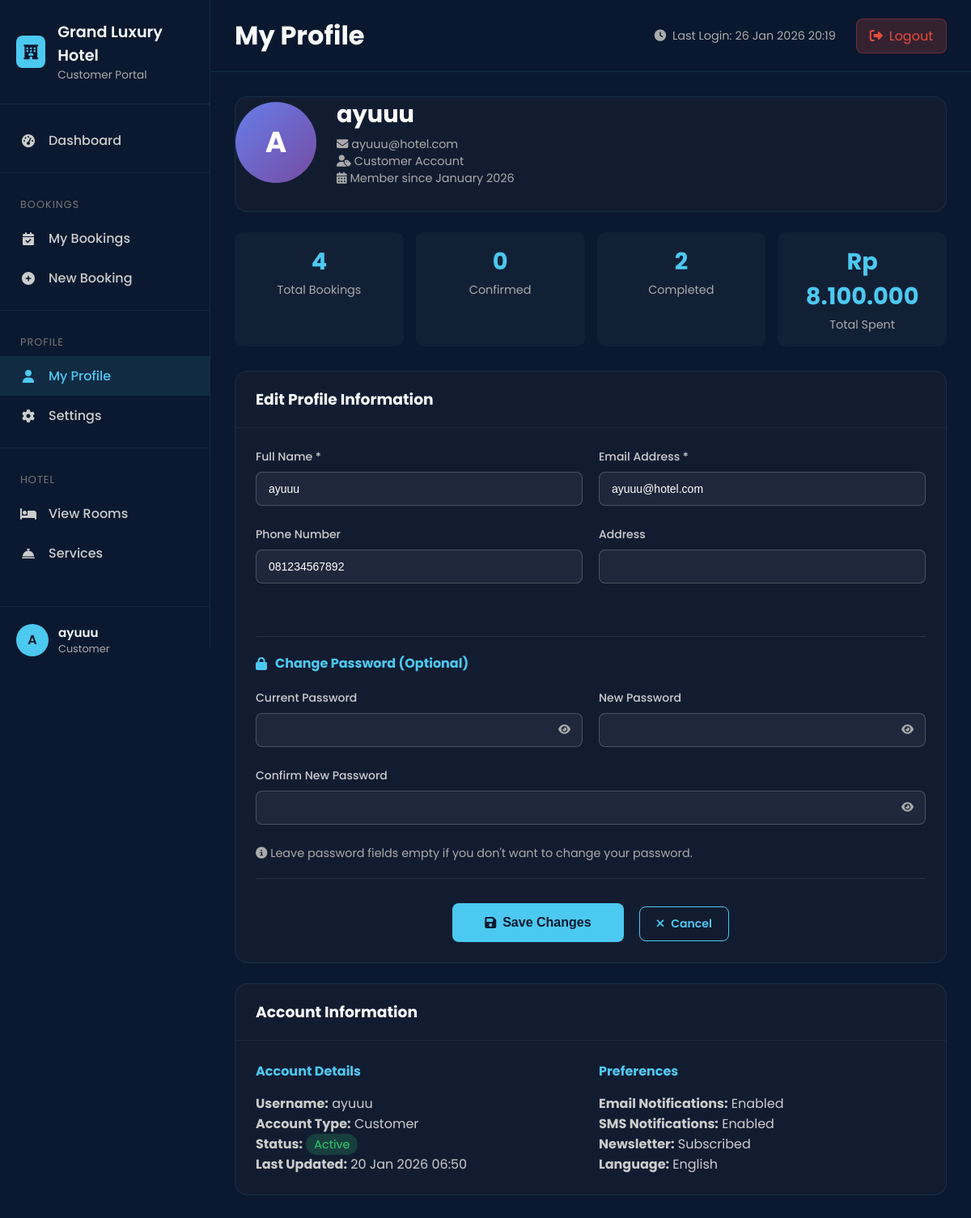
/customer/profil.php (signed in), run on the app's committed database.
### tables this page shows
CREATE TABLE `settings` (
  `id` int(11) NOT NULL,
  `setting_key` varchar(100) NOT NULL,
  `setting_value` text DEFAULT NULL,
  `setting_group` varchar(50) DEFAULT 'general',
  `description` text DEFAULT NULL,
  `created_at` timestamp NOT NULL DEFAULT current_timestamp(),
  `updated_at` timestamp NOT NULL DEFAULT current_timestamp() ON UPDATE current_timestamp()
);

CREATE TABLE `users` (
  `id` int(11) NOT NULL,
  `username` varchar(50) NOT NULL,
  `password` varchar(255) NOT NULL,
  `email` varchar(100) NOT NULL,
  `full_name` varchar(100) DEFAULT NULL,
  `phone` varchar(20) DEFAULT NULL,
  `profile_picture` varchar(255) DEFAULT NULL,
  `role` enum('admin','receptionist','customer') DEFAULT 'customer',
  `status` enum('active','inactive','suspended') DEFAULT 'active',
  `created_at` timestamp NOT NULL DEFAULT current_timestamp(),
  `last_login` timestamp NULL DEFAULT NULL
);

### includes/config.php (called while the page is built, shortened)
<?php
try {
    $conn = new mysqli(DB_HOST, DB_USER, DB_PASS);
    $create_db = "CREATE DATABASE IF NOT EXISTS " . DB_NAME . " DEFAULT CHARACTER SET utf8mb4 COLLATE utf8mb4_general_ci";
    if ($conn->query($create_db) === TRUE) {
        $conn->select_db(DB_NAME);
    } else {
        die("Error creating database: " . $conn->error);
    }
    $conn->set_charset("utf8mb4");
} catch (Exception $e) {
    die("Database connection failed: " . $e->getMessage());
}
function formatCurrency($amount) {
    return 'Rp ' . number_format($amount, 0, ',', '.');
}
function getSetting($conn, $key) {
    $stmt = $conn->prepare("SELECT setting_value FROM settings WHERE setting_key = ?");
    if ($stmt) {
        $stmt->bind_param("s", $key);
        $stmt->execute();
        $result = $stmt->get_result();
        if ($row = $result->fetch_assoc()) {
            return $row['setting_value'];
        }
    }
    return '';
}
$hotel_name = getSetting($conn, 'hotel_name') ?: 'Grand Luxury Hotel';
?>

### customer/profil.php (the view, shortened to what this page needs)
<?php
require_once '../includes/config.php';
$user_id = $_SESSION['user_id'];
$page_title = 'My Profile';
$customer_sql = "SELECT * FROM users WHERE id = ?";
$customer_stmt = $conn->prepare($customer_sql);
$customer_stmt->bind_param("i", $user_id);
$customer_stmt->execute();
$customer_result = $customer_stmt->get_result();
$customer = $customer_result->fetch_assoc();
?>
<!DOCTYPE html>
<html lang="id">
<head>
    <link rel="stylesheet" href="https://cdnjs.cloudflare.com/ajax/libs/font-awesome/6.4.0/css/all.min.css">
</head>
<body>
    <div class="customer-wrapper">
        <aside class="sidebar">
            <div class="sidebar-header">
                <div class="sidebar-logo">
                    <i class="fas fa-hotel"></i>
                </div>
                <div class="sidebar-title">
                    <h3><?= htmlspecialchars($hotel_name) ?></h3>
                    <p>Customer Portal</p>
                </div>
            </div>
            <nav class="sidebar-nav">
                <a href="dashboard.php" class="nav-item">
                    <i class="fas fa-tachometer-alt"></i>
                    <span>Dashboard</span>
                </a>
                <div class="nav-divider"></div>
                <div class="nav-group">
                    <p class="nav-label">BOOKINGS</p>
                    <a href="bookings.php" class="nav-item">
                        <i class="fas fa-calendar-check"></i>
                        <span>My Bookings</span>
                    </a>
                    <a href="new-booking.php" class="nav-item">
                        <i class="fas fa-plus-circle"></i>
                        <span>New Booking</span>
                    </a>
                </div>
                <div class="nav-divider"></div>
                <div class="nav-group">
                    <p class="nav-label">PROFILE</p>
                    <a href="profile.php" class="nav-item active">
                        <i class="fas fa-user"></i>
                        <span>My Profile</span>
                    </a>
                    <a href="settings.php" class="nav-item">
                        <i class="fas fa-cog"></i>
                        <span>Settings</span>
                    </a>
                </div>
                <div class="nav-divider"></div>
                <div class="nav-group">
                    <p class="nav-label">HOTEL</p>
                    <a href="rooms.php" class="nav-item">
                        <i class="fas fa-bed"></i>
                        <span>View Rooms</span>
                    </a>
                    <a href="services.php" class="nav-item">
                        <i class="fas fa-concierge-bell"></i>
                        <span>Services</span>
                    </a>
                </div>
            </nav>
            <div class="sidebar-footer">
                <div class="user-menu">
                    <div class="user-avatar">
                        <?= strtoupper(substr($customer['full_name'], 0, 1)) ?>
                    </div>
                    <div class="user-info">
                        <div class="user-name"><?= htmlspecialchars($customer['full_name']) ?></div>
                        <div class="user-role"><?= ucfirst($customer['role']) ?></div>
                    </div>
                </div>
            </div>
        </aside>
        <main class="main-content">
            <header class="top-header">
                <div class="header-left">
                    <h1><?= htmlspecialchars($page_title) ?></h1>
                </div>
                <div class="header-right">
                    <div class="last-login">
                        <i class="fas fa-clock"></i>
                        Last Login: <?= $customer['last_login'] ? date('d M Y H:i', strtotime($customer['last_login'])) : 'First login' ?>
                    </div>
                    <a href="../logout.php" class="logout-btn">
                        <i class="fas fa-sign-out-alt"></i> Logout
                    </a>
                </div>
            </header>
            <div class="content-area">
                <div class="card">
                    <div class="profile-header">
                        <div class="profile-avatar">
                            <?= strtoupper(substr($customer['full_name'], 0, 1)) ?>
                        </div>
                        <div class="profile-info">
                            <h2><?= htmlspecialchars($customer['full_name']) ?></h2>
                            <p><i class="fas fa-envelope"></i> <?= htmlspecialchars($customer['email']) ?></p>
                            <p><i class="fas fa-user-tag"></i> <?= ucfirst($customer['role']) ?> Account</p>
                            <p><i class="fas fa-calendar-alt"></i> Member since <?= date('F Y', strtotime($customer['created_at'])) ?></p>
                        </div>
                    </div>
                </div>
                <?php
                $stats_sql = "SELECT
                    COUNT(*) as total_bookings,
                    SUM(CASE WHEN booking_status = 'confirmed' THEN 1 ELSE 0 END) as confirmed,
                    SUM(CASE WHEN booking_status = 'checked_out' THEN 1 ELSE 0 END) as completed,
                    SUM(final_price) as total_spent
                    FROM bookings
                    WHERE user_id = ?";
                $stats_stmt = $conn->prepare($stats_sql);
                $stats_stmt->bind_param("i", $user_id);
                $stats_stmt->execute();
                $stats_result = $stats_stmt->get_result();
                $stats = $stats_result->fetch_assoc();
                ?>
                <div class="profile-stats">
                    <div class="stat-item">
                        <span class="stat-number"><?= $stats['total_bookings'] ?? 0 ?></span>
                        <span class="stat-label">Total Bookings</span>
                    </div>
                    <div class="stat-item">
                        <span class="stat-number"><?= $stats['confirmed'] ?? 0 ?></span>
                        <span class="stat-label">Confirmed</span>
                    </div>
                    <div class="stat-item">
                        <span class="stat-number"><?= $stats['completed'] ?? 0 ?></span>
                        <span class="stat-label">Completed</span>
                    </div>
                    <div class="stat-item">
                        <span class="stat-number"><?= formatCurrency($stats['total_spent'] ?? 0) ?></span>
                        <span class="stat-label">Total Spent</span>
                    </div>
                </div>
                <div class="card">
                    <div class="card-header">
                        <h3>Edit Profile Information</h3>
                    </div>
                    <div class="card-body">
                        <form method="POST" id="profileForm">
                            <div class="form-row">
                                <div class="form-group">
                                    <label class="form-label">Full Name *</label>
                                    <input type="text" name="full_name" class="form-control"
                                           value="<?= htmlspecialchars($customer['full_name']) ?>" required>
                                </div>
                                <div class="form-group">
                                    <label class="form-label">Email Address *</label>
                                    <input type="email" name="email" class="form-control"
                                           value="<?= htmlspecialchars($customer['email']) ?>" required>
                                </div>
                            </div>
                            <div class="form-row">
                                <div class="form-group">
                                    <label class="form-label">Phone Number</label>
                                    <input type="tel" name="phone" class="form-control"
                                           value="<?= htmlspecialchars($customer['phone'] ?? '') ?>">
                                </div>
                                <div class="form-group">
                                    <label class="form-label">Address</label>
                                    <input type="text" name="address" class="form-control"
                                           value="<?= htmlspecialchars($customer['address'] ?? '') ?>">
                                </div>
                            </div>
                            <div style="margin: 40px 0 20px 0; padding: 20px 0; border-top: 1px solid rgba(255,255,255,0.1); border-bottom: 1px solid rgba(255,255,255,0.1);">
                                <h4 style="color: var(--blue); margin-bottom: 20px; display: flex; align-items: center; gap: 10px;">
                                    <i class="fas fa-lock"></i> Change Password (Optional)
                                </h4>
                                <div class="form-row">
                                    <div class="form-group input-group">
                                        <label class="form-label">Current Password</label>
                                        <input type="password" name="current_password" id="current_password" class="form-control">
                                        <button type="button" class="password-toggle" onclick="togglePassword('current_password')">
                                            <i class="fas fa-eye"></i>
                                        </button>
                                    </div>
                                    <div class="form-group input-group">
                                        <label class="form-label">New Password</label>
                                        <input type="password" name="new_password" id="new_password" class="form-control">
                                        <button type="button" class="password-toggle" onclick="togglePassword('new_password')">
                                            <i class="fas fa-eye"></i>
                                        </button>
                                    </div>
                                </div>
                                <div class="form-group input-group">
                                    <label class="form-label">Confirm New Password</label>
                                    <input type="password" name="confirm_password" id="confirm_password" class="form-control">
                                    <button type="button" class="password-toggle" onclick="togglePassword('confirm_password')">
                                        <i class="fas fa-eye"></i>
                                    </button>
                                </div>
                                <div style="color: #aaa; font-size: 0.9rem; margin-top: 10px;">
                                    <i class="fas fa-info-circle"></i> Leave password fields empty if you don't want to change your password.
                                </div>
                            </div>
                            <div style="text-align: center; margin-top: 30px;">
                                <button type="submit" class="btn btn-primary" style="padding: 15px 40px; font-size: 16px;">
                                    <i class="fas fa-save"></i> Save Changes
                                </button>
                                <a href="dashboard.php" class="btn btn-secondary" style="margin-left: 15px;">
                                    <i class="fas fa-times"></i> Cancel
                                </a>
                            </div>
                        </form>
                    </div>
                </div>
                <div class="card">
                    <div class="card-header">
                        <h3>Account Information</h3>
                    </div>
                    <div class="card-body">
                        <div style="display: grid; grid-template-columns: repeat(auto-fit, minmax(250px, 1fr)); gap: 20px;">
                            <div>
                                <h4 style="color: var(--blue); margin-bottom: 15px;">Account Details</h4>
                                <div style="color: #ccc;">
                                    <p><strong>Username:</strong> <?= htmlspecialchars($customer['username']) ?></p>
                                    <p><strong>Account Type:</strong> <?= ucfirst($customer['role']) ?></p>
                                    <p><strong>Status:</strong>
                                        <span style="background: rgba(46, 204, 113, 0.2); color: #2ecc71; padding: 3px 10px; border-radius: 20px; font-size: 0.9rem;">
                                            <?= ucfirst($customer['status'] ?? 'active') ?>
                                        </span>
                                    </p>
                                    <p><strong>Last Updated:</strong> <?= date('d M Y H:i', strtotime($customer['updated_at'] ?? $customer['created_at'])) ?></p>
                                </div>
                            </div>
                            <div>
                                <h4 style="color: var(--blue); margin-bottom: 15px;">Preferences</h4>
                                <div style="color: #ccc;">
                                    <p><strong>Email Notifications:</strong> Enabled</p>
                                    <p><strong>SMS Notifications:</strong> Enabled</p>
                                    <p><strong>Newsletter:</strong> Subscribed</p>
                                    <p><strong>Language:</strong> English</p>
                                </div>
                            </div>
                        </div>
                    </div>
                </div>
            </div>
        </main>
    </div>
</body>
</html>

### data on the page
settings: setting_value "Grand Luxury Hotel"
users: full_name "A", full_name "ayuuu", role "Customer", last_login "26 Jan 2026 20:19", email "ayuuu@hotel.com", created_at "January 2026", phone "081234567892", username "ayuuu", status "Active", created_at "20 Jan 2026 06:50"

### other printed values
$page_title "My Profile"
$stats['total_bookings'] "4"
$stats['confirmed'] "0"
$stats['completed'] "2"
formatCurrency($stats['total_spent'] ?? 0) "Rp 8.100.000"
